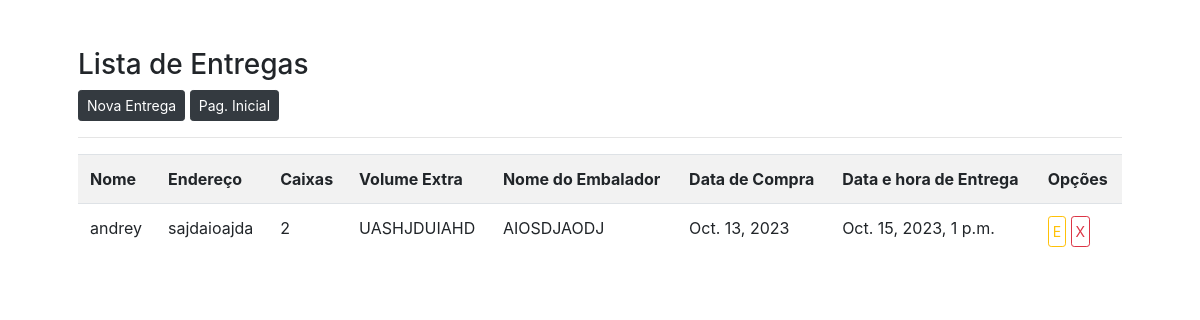
Screenshot of /listar/entrega with the database file from the repository.
### cadastros/models.py (models this page shows, shortened)
class Entrega(models.Model):
    nome = models.CharField(max_length=50)
    endereco = models.CharField(max_length=250, verbose_name="endereço")
    caixas = models.IntegerField()
    volumeextra = models.CharField(max_length=150, verbose_name='Volume Extra')
    nomeembalador = models.CharField(max_length=50, verbose_name='Nome do Embalador')
    datacompra = models.DateField('Data da Compra', null=True, blank=True)
    datahoraentrega = models.DateTimeField('Data e hora da Entrega', null=True, blank=True)

### cadastros/views.py (the view)
# urls.py: path('listar/entrega', EntregaList.as_view(), name='listar-entrega'),
class EntregaList(ListView):
    model = Entrega
    template_name = 'cadastros/listas/entrega.html'

### cadastros/templates/cadastros/listas/entrega.html (shortened to what this page needs)
{% load static %}
<!DOCTYPE html>
<html lang="pt-br">
<head>
    <link rel="stylesheet" type="text/css" href="{% static 'css/entrega.css' %}">
    <link rel="stylesheet" href="https://cdn.jsdelivr.net/npm/bootstrap@4.3.1/dist/css/bootstrap.min.css">
</head>
<body>
   <div class="table-responsive">
    <div  class="container p-5">
        <h3>Lista de Entregas</h3>
        <a href="{% url 'cadastrar-entrega' %}" class="btn btn-dark btn-sm" >Nova Entrega</a>
        <a href="{% url 'inicio' %}" class="btn btn-dark btn-sm" >Pag. Inicial</a>
        <hr>
        <table class="table table-striped">
            <tr>
                <th>Nome</th>
                <th>Endereço</th>
                <th>Caixas</th>
                <th>Volume Extra</th>
                <th>Nome do Embalador</th>
                <th>Data de Compra</th>
                <th>Data e hora de Entrega</th>
                <th>Opções</th>
            </tr>
            {% for entrega in object_list %}
            <tr>
                <td>{{ entrega.nome }}</td>
                <td>{{ entrega.endereco }}</td>
                <td>{{ entrega.caixas }}</td>
                <td>{{ entrega.volumeextra }}</td>
                <td>{{ entrega.nomeembalador }}</td>
                <td>{{ entrega.datacompra }}</td>
                <td>{{ entrega.datahoraentrega}}</td>
                <td>
                   <a href="{% url 'editar-entrega' entrega.pk %}" class="btn btn-outline-warning btn-sm p-1" title="Editar">E</a>
                   <a href="{% url 'excluir-entrega' entrega.pk %}" class="btn btn-outline-danger btn-sm p-1" title="Excluir">X</a>
                </td>
            </tr>
            {% empty %}
            <tr>
                <td colspan="8">Sem entregas registradas</td>
            </tr>
            {% endfor %}
        </table>
    </div>
</div>
</body>
</html>

### static/css/entrega.css (style rules this page uses)
.container { width: 1200px; margin-left: auto; margin-right: auto; }

### rows the page displays
Entrega: nome "andrey", endereco "sajdaioajda", caixas "2", volumeextra "UASHJDUIAHD", nomeembalador "AIOSDJAODJ", datacompra "Oct. 13, 2023", datahoraentrega "Oct. 15, 2023, 1 p.m."
